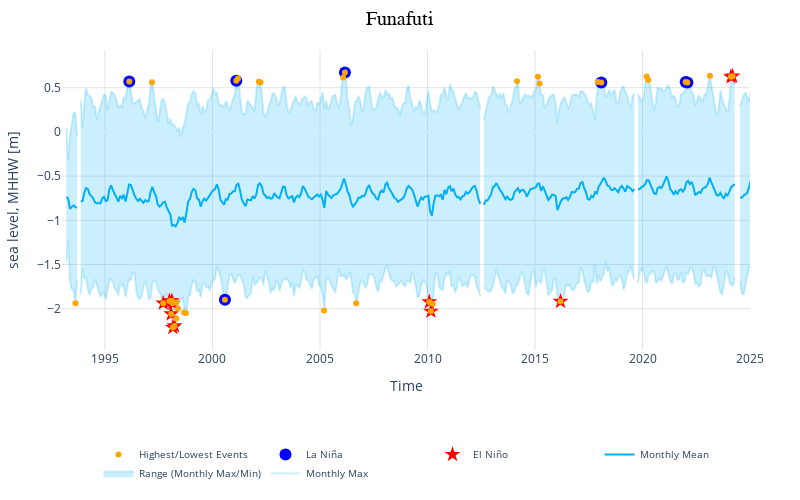

This figure's notebook cell:
### Code cell
figly = make_plotlyFigure(rsl_monthly_mean, 
        rsl_monthly_max, rsl_monthly_min, 
        top_10_table, rsl_subset,0)

# change size of the plot
# figly.update_layout(autosize=True)
figly.update_layout(width=800, height=500,autosize=False)
station_name = str(rsl_subset['station_name'].isel(record_id=1).values)
# save the figure to the output folder
figname = 'SL_top_10_plot_' + station_name + '.html'

# remove commas from figname
figname = figname.replace(', ','_')
matrix_dir = Path('../../matrix/plotly')
pio.write_html(figly, str(matrix_dir / figname), auto_open=False)

figly.show()
